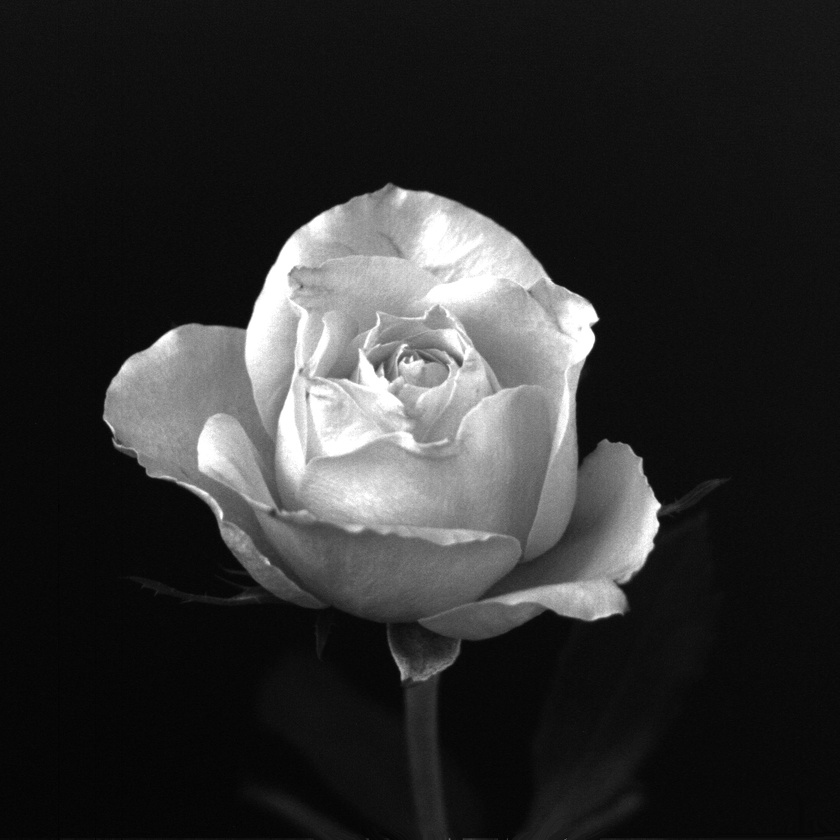
#> input picture EXERCISE4/q1.jpg, 840 x 840 px, shrunk from 1024 x 1024 before the run
$ python 1c.py
#> lines starting #> are read from the running program, lines starting #| are printed output that depends on the picture
import numpy as np

import matplotlib.pyplot as plt

import cv2

from pylab import *
import math

img=cv2.imread('q1.jpg',0)
#> img is the input picture: shape (840, 840); min 0, max 255, mean 46.8
print("IMAGE")
print(img)
#> (printed output is left out)
HAB=np.zeros(img.shape,dtype=float64)

N=img.shape[0]
#> N = 840
n=int (math.log(N,2))
#> n = 9

Z=np.zeros(N,dtype=float64)
#> Z = 840 values from 0 to 0

for i in range (N):
	Z[i]=i/N
#> after the loop, Z = 840 values from 0 to 0.999


K=np.zeros((N,2),dtype=float64)
K[0][0]=0
K[0][1]=0
K[1][0]=0
K[1][1]=1

for i in range (1,n):
	for j in range (1,(2**i)+1):
		k=(2**i)+j-1
		K[k][0]=i
		K[k][1]=j

for i in range (N):
	for j in range (N):
		if i==0:
			HAB[i][j]=1
		else:
			p=(K[i][1]-1)/(2**K[i][0])
			q=(K[i][1]-(1/2))/(2**K[i][0])
			r=(K[i][1])/(2**K[i][0])
			if p<=Z[j]<q:
				HAB[i][j]=2**(K[i][0]/2)
			elif q<=Z[j]<r:
				HAB[i][j]=-2**(K[i][0]/2)
			else:
				HAB[i][j]=0
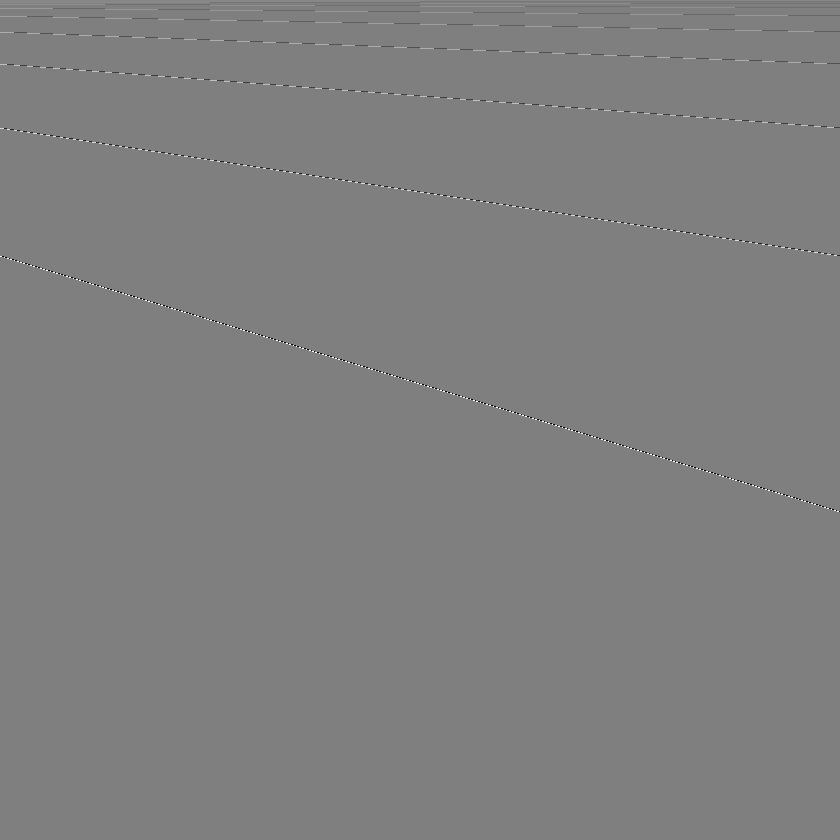
#> HAB: shape (840, 840) float64; min -16, max 16, mean 0.00173; drawn with min black and max white


HAB=HAB/(N**(1/2))
print("HAAR BASIS")
print (HAB)
#> (printed output is left out)

HAT=np.dot(np.dot(HAB,img),np.transpose(HAB))
print("HAAR TRANSFORM")
print(HAT)
#> (printed output is left out)
recons=np.dot(np.dot(np.transpose(HAB),HAT),HAB)
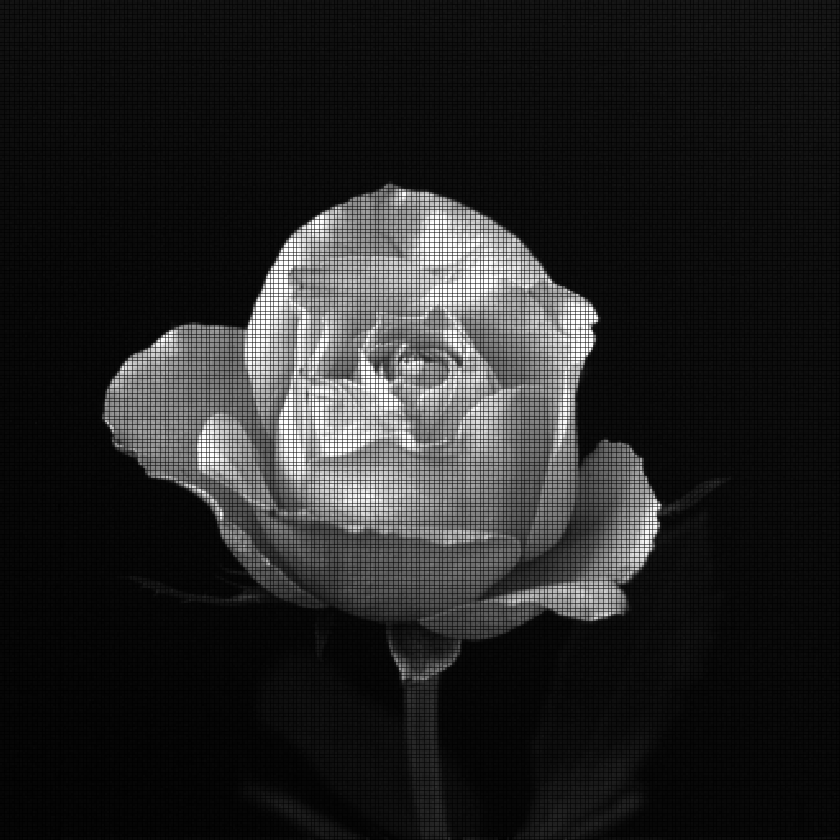
#> recons: shape (840, 840) float64; min 1.11, max 378.9, mean 55.1; drawn with min black and max white
print("TRANSFORMATION")
print(recons)
#> (printed output is left out)
cv2.imwrite("1c_basis.jpg",HAB*255)
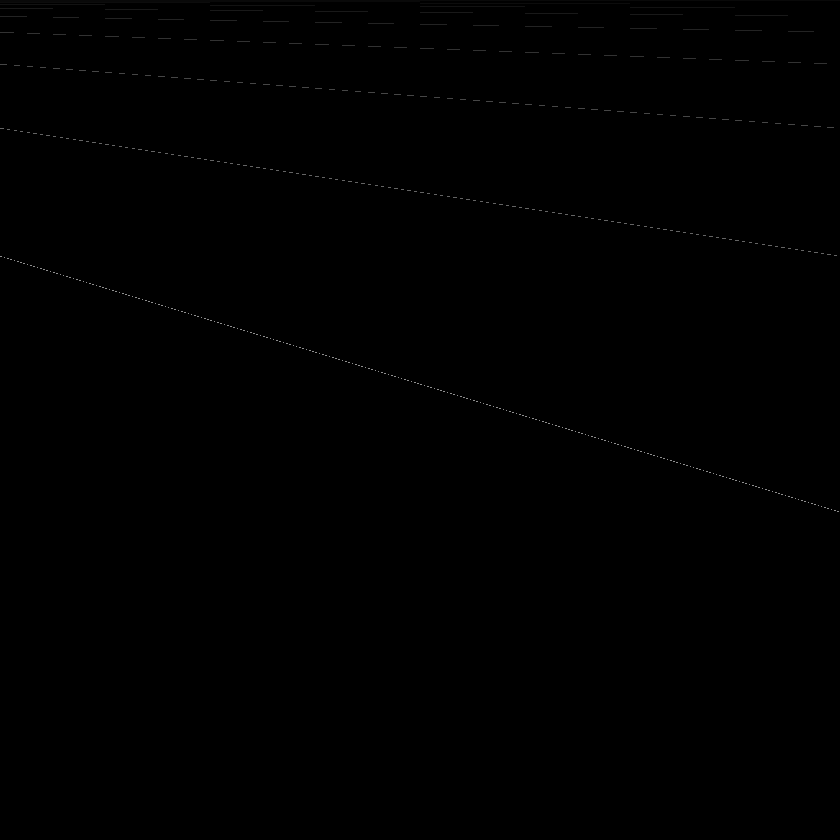
#> saved as 1c_basis.jpg: shape (840, 840); min 0, max 141, mean 0.3
cv2.imwrite("1c.jpg",HAT)
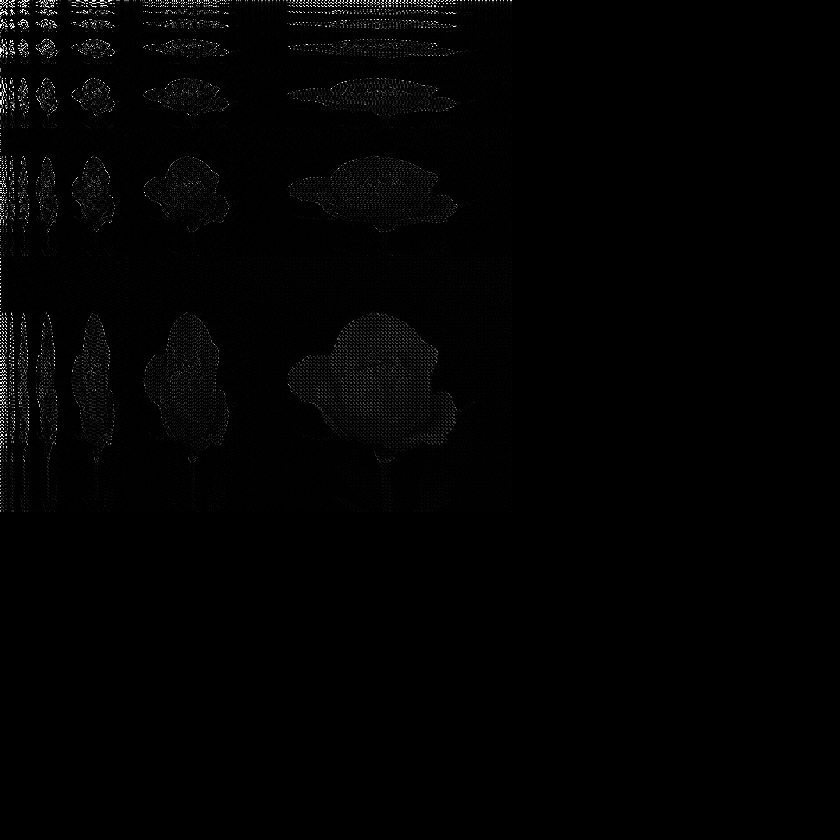
#> saved as 1c.jpg: shape (840, 840); min 0, max 255, mean 2.3
cv2.imwrite("1c_reconstruction.jpg",recons)
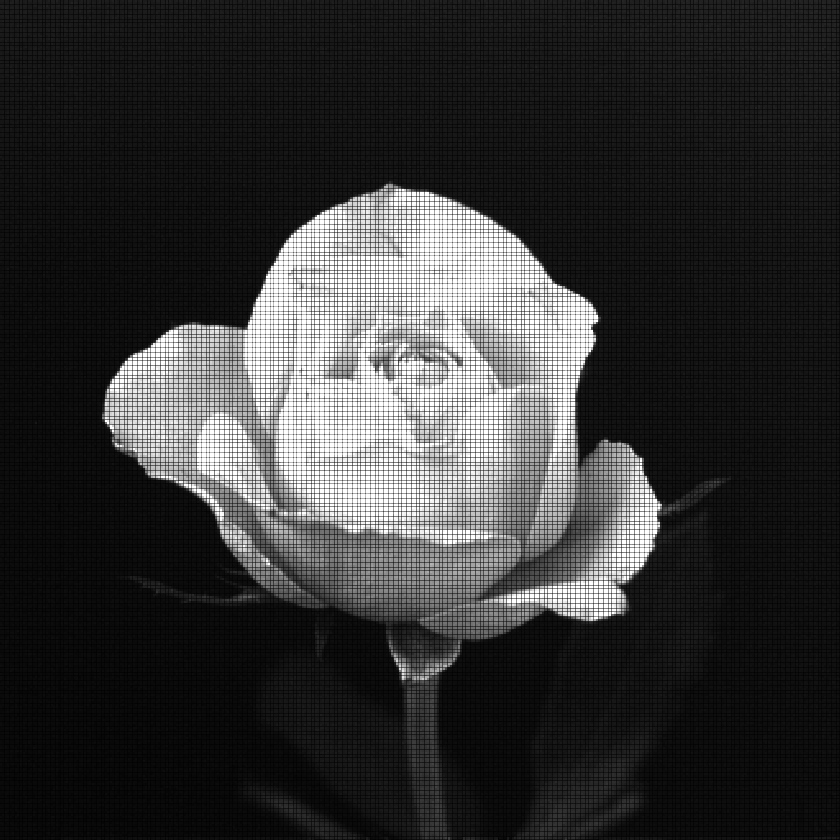
#> saved as 1c_reconstruction.jpg: shape (840, 840); min 1, max 255, mean 51.9
